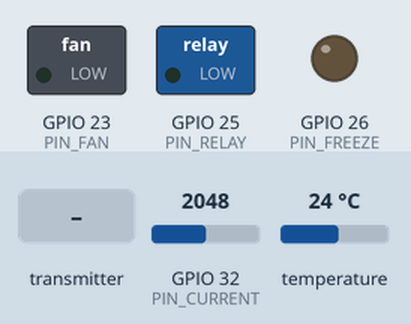
This program was run on a simulated ESP32. Shown: switched loads named in the program (green lamp = pin HIGH), output pins drawn as LEDs (lit = HIGH). Inputs (shaded band) come from the test bench; at power-on: GPIO 32 (PIN_CURRENT) = 2048, temperature 24 °C (analog values on the 0–4095 scale). What the program prints to the serial monitor is not drawn.

Above: at 1.2 s.
1.3 s: the transmitter starts sending turnOn = 1
At 1.7 s:
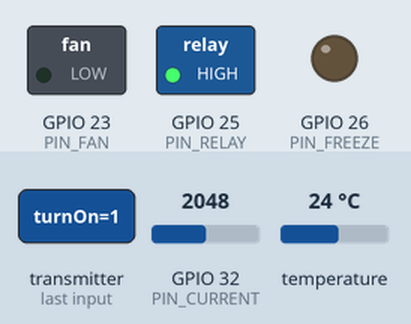
2.8 s: the transmitter starts sending turnOn = 0
At 4.0 s:
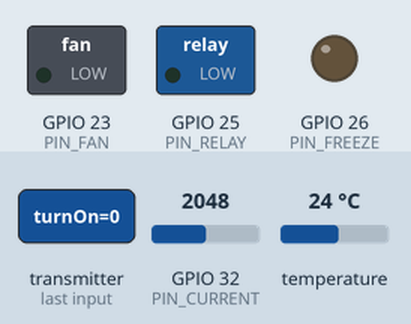
Timing chart, 0 to 5.8 s (numbered marks = the images above; inputs shaded):
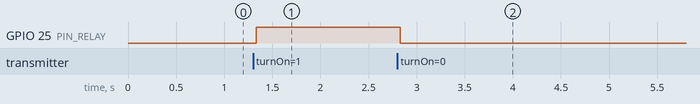

The program:

main.cpp
```cpp
#include <Arduino.h>
#include "PoolController/PoolController.hpp"

PoolController controller;

void setup()
{
  Serial.begin(115200);
  controller.begin();

  String mac = WiFi.macAddress();
  Serial.println("Meine STA-MAC: " + mac);

  String apMac = WiFi.softAPmacAddress();
  Serial.println("Meine AP-MAC:  " + apMac);
}

void loop()
{
  controller.update();
  delay(1000);
}
```

CurrentSensor.cpp
```cpp
#include "CurrentSensor.hpp"
#include <math.h>
#include <driver/adc.h>

CurrentSensor::CurrentSensor(uint8_t p) : pin(p) {}

void CurrentSensor::begin()
{
    pinMode(pin, INPUT);
    analogReadResolution(12);
    analogSetPinAttenuation(pin, ADC_11db);
}

void CurrentSensor::setCalibration(float a_per_v)
{
    aPerVolt = a_per_v;
}

void CurrentSensor::sampleWaveform(float *buf, size_t len, uint32_t intervalUs)
{
    uint64_t sum = 0;
    for (size_t i = 0; i < len; ++i)
    {
        sum += analogRead(pin);
        delayMicroseconds(intervalUs);
    }
    const float meanRaw = float(sum) / float(len);
    const int meanRawInt = int(meanRaw + 0.5f);
    const float mvPerCount = 3300.0f / 4095.0f;
    const float meanMv = meanRaw * mvPerCount;

    for (size_t i = 0; i < len; ++i)
    {
        int raw = analogRead(pin);
        float mv = raw * mvPerCount;
        float acmV = mv - meanMv;
        float v = acmV / 1000.0f;
        buf[i] = v * aPerVolt;
        delayMicroseconds(intervalUs);
    }
}

float CurrentSensor::computeRMS(const float *buf, size_t len)
{
    double sum = 0.0;
    for (size_t i = 0; i < len; ++i)
        sum += double(buf[i]) * double(buf[i]);
    return sqrt(sum / double(len));
}
```

CurrentSensor.hpp
```cpp
#pragma once
#include <Arduino.h>

class CurrentSensor
{
public:
    explicit CurrentSensor(uint8_t p);

    void begin();
    void setCalibration(float a_per_v);
    void sampleWaveform(float *buf, size_t len, uint32_t intervalUs);
    float computeRMS(const float *buf, size_t len);

private:
    uint8_t pin;
    float aPerVolt = 1.0f;
    static constexpr int ADC_RES = 4095;
};
```

DS18B20Sensor.cpp
```cpp
#include "DS18B20Sensor.hpp"
#include <cstring>

DS18B20Sensor::DS18B20Sensor(uint8_t pin, const DeviceAddress &addr)
    : ow(pin), dt(&ow)
{
  memcpy(address, addr, sizeof(DeviceAddress));
}

void DS18B20Sensor::begin()
{
  dt.begin();
}

float DS18B20Sensor::readTemperature()
{
  dt.requestTemperaturesByAddress(address);
  return dt.getTempC(address);
}
```

DS18B20Sensor.hpp
```cpp
#pragma once
#include <OneWire.h>
#include <DallasTemperature.h>

class DS18B20Sensor
{
public:
    DS18B20Sensor(uint8_t pin, const DeviceAddress &addr);
    void begin();
    float readTemperature();

private:
    OneWire ow;
    DallasTemperature dt;
    DeviceAddress address;
};
```

EspNowComm.cpp
```cpp
#include "EspNowComm.hpp"
#include <Arduino.h>
#include <esp_wifi.h>

RecvCallback EspNowComm::recvCb = nullptr;
volatile uint32_t EspNowComm::s_lastHeardMs = 0;

void EspNowComm::begin(const uint8_t peerMac[6], uint8_t channel)
{
    Serial.println("ESP-NOW: Initializing...");

    WiFi.mode(WIFI_STA);
    WiFi.setSleep(false);
    esp_wifi_set_ps(WIFI_PS_NONE);
    setChannel(channel);

    esp_err_t initResult = esp_now_init();
    if (initResult != ESP_OK)
    {
        Serial.printf("ESP-NOW init failed: %d\n", initResult);
        return;
    }
    Serial.println("ESP-NOW init OK");

    memcpy(peerAddr, peerMac, 6);

    esp_now_register_send_cb(onSent);
    esp_now_register_recv_cb(onRecv);

    reAddPeer(channel);

    s_lastHeardMs = 0;
}

void EspNowComm::sendStatus(const PoolData &data)
{
    esp_err_t res = esp_now_send(peerAddr, (uint8_t *)&data, sizeof(data));
    Serial.printf("sendStatus → %s (len=%u)\n", res == ESP_OK ? "OK" : "FAIL", unsigned(sizeof(data)));
}

void EspNowComm::sendCommand(CommandType type, bool turnOn)
{
    ControlCommand cmd{type, turnOn};
    esp_err_t res = esp_now_send(peerAddr, (uint8_t *)&cmd, sizeof(cmd));
    Serial.printf("sendCommand type=%u turnOn=%d → %s (len=%u)\n",
                  unsigned(type), int(turnOn), res == ESP_OK ? "OK" : "FAIL", unsigned(sizeof(cmd)));
}

void EspNowComm::setReceiveCallback(RecvCallback cb)
{
    recvCb = cb;
    Serial.println("ESP-NOW: Receive callback set");
}

void EspNowComm::onSent(const uint8_t *mac, esp_now_send_status_t status)
{
    char macStr[18];
    sprintf(macStr, "%02X:%02X:%02X:%02X:%02X:%02X", mac[0], mac[1], mac[2], mac[3], mac[4], mac[5]);
    Serial.printf("onSent to %s → %s\n", macStr, status == ESP_NOW_SEND_SUCCESS ? "SUCCESS" : "FAIL");
}

void EspNowComm::onRecv(const uint8_t *mac, const uint8_t *data, int len)
{
    char macStr[18];
    sprintf(macStr, "%02X:%02X:%02X:%02X:%02X:%02X", mac[0], mac[1], mac[2], mac[3], mac[4], mac[5]);
    Serial.printf("onRecv from %s, len=%d\n", macStr, len);

    if (len >= (int)sizeof(DiscoverAck))
    {
        const DiscoverAck *a = reinterpret_cast<const DiscoverAck *>(data);
        if (a->magic == DISC_MAGIC && a->kind == DISC_ACK)
        {
            s_lastHeardMs = millis();
            Serial.println("  Got DISC_ACK");
            return;
        }
    }

    if (len == (int)sizeof(ControlCommand) && recvCb)
    {
        ControlCommand cmd;
        memcpy(&cmd, data, sizeof(cmd));
        Serial.printf("  Parsed ControlCommand: type=%u turnOn=%d\n",
                      unsigned(cmd.cmdType), int(cmd.turnOn));
        s_lastHeardMs = millis();
        recvCb(cmd);
    }
    else
    {
        Serial.println("  Received unknown packet or no callback set");
    }
}

void EspNowComm::setChannel(uint8_t ch)
{
    esp_wifi_set_channel(ch, WIFI_SECOND_CHAN_NONE);
    curChannel = ch;
}

bool EspNowComm::reAddPeer(uint8_t ch)
{
    esp_now_del_peer(peerAddr);
    esp_now_peer_info_t peer = {};
    memcpy(peer.peer_addr, peerAddr, 6);
    peer.channel = ch;
    peer.encrypt = false;
    esp_err_t addResult = esp_now_add_peer(&peer);
    Serial.printf("ESP-NOW add_peer (chan %u): %d\n", ch, addResult);
    return addResult == ESP_OK;
}

bool EspNowComm::discoverPeer(uint8_t chFrom, uint8_t chTo,
                              uint32_t perChanMs, uint8_t rounds)
{
    Serial.println("DISCOVERY: scanning channels …");
    uint8_t my[6];
    esp_wifi_get_mac(WIFI_IF_STA, my);

    for (uint8_t r = 0; r < rounds; ++r)
    {
        for (uint8_t ch = chFrom; ch <= chTo; ++ch)
        {
            setChannel(ch);
            reAddPeer(ch);

            DiscoverPing p{};
            p.magic = DISC_MAGIC;
            p.kind = DISC_PING;
            memcpy(p.mac, my, 6);

            esp_now_send(peerAddr, reinterpret_cast<uint8_t *>(&p), sizeof(p));
            uint32_t t0 = millis();

            while (millis() - t0 < perChanMs)
            {
                if (s_lastHeardMs >= t0)
                {
                    Serial.printf("DISCOVERY: lock on channel %u\n", ch);
                    return true;
                }
                delay(2);
            }
        }
    }
    Serial.println("DISCOVERY: no reply");
    return false;
}

uint32_t EspNowComm::millisSinceHeard() const
{
    uint32_t last = s_lastHeardMs;
    if (last == 0)
        return 0xFFFFFFFFu;
    uint32_t now = millis();
    return now >= last ? (now - last) : 0u;
}
```

EspNowComm.hpp
```cpp
#pragma once

#include <esp_now.h>
#include <WiFi.h>
#include <functional>
#include <cstdint>
#include <cstring>
#include <esp_wifi.h>

enum CommandType : uint8_t
{
  Pump = 0,
  Freeze = 1,
  Fan = 2
};

struct ControlCommand
{
  CommandType cmdType;
  bool turnOn;
};

static constexpr size_t WF_SAMPLES = 50;
struct PoolData
{
  float tempIn;
  float tempOut;
  float currentRMS;
  bool pumpOn;
  bool freezeOn;
  bool fanOn;
  float waveform[WF_SAMPLES];
};

using RecvCallback = std::function<void(const ControlCommand &)>;

static constexpr uint32_t DISC_MAGIC = 0x504F4F4Cu;

enum : uint8_t
{
  DISC_PING = 1,
  DISC_ACK = 2
};

struct __attribute__((packed)) DiscoverPing
{
  uint32_t magic;
  uint8_t kind;
  uint8_t mac[6];
};

struct __attribute__((packed)) DiscoverAck
{
  uint32_t magic;
  uint8_t kind;
  uint8_t mac[6];
};

class EspNowComm
{
public:
  void begin(const uint8_t peerMac[6], uint8_t wifiChannel);
  void sendStatus(const PoolData &data);
  void sendCommand(CommandType type, bool turnOn);
  void setReceiveCallback(RecvCallback cb);

  bool discoverPeer(uint8_t chFrom = 1, uint8_t chTo = 13,
                    uint32_t perChanMs = 60, uint8_t rounds = 2);
  uint32_t millisSinceHeard() const;
  uint8_t currentChannel() const { return curChannel; }

private:
  static void onSent(const uint8_t *mac, esp_now_send_status_t status);
  static void onRecv(const uint8_t *mac, const uint8_t *data, int len);
  static RecvCallback recvCb;

  static volatile uint32_t s_lastHeardMs;

  uint8_t peerAddr[6]{};
  uint8_t curChannel = 1;

  void setChannel(uint8_t ch);
  bool reAddPeer(uint8_t ch);
};
```

PoolController.cpp
```cpp
#include "PoolController.hpp"

static constexpr uint8_t PIN_ONEWIRE = 18;
static constexpr uint8_t PIN_RELAY = 25;
static constexpr uint8_t PIN_CURRENT = 32;
static constexpr uint8_t PIN_FREEZE = 26;
static constexpr uint8_t PIN_FAN = 23;
static constexpr uint8_t GATEWAY_MAC[6] = {0xF8, 0xB3, 0xB7, 0x47, 0xE0, 0x28}; // F8:B3:B7:47:E0:28

PoolController::PoolController()
    : tempIn(PIN_ONEWIRE, ADDRESS_REIN),
      tempOut(PIN_ONEWIRE, ADDRESS_RAUS),
      current(PIN_CURRENT),
      pumpRelay(PIN_RELAY),
      freezeRelay(PIN_FREEZE),
      fanRelay(PIN_FAN),
      comm() {}

void PoolController::begin()
{
    tempIn.begin();
    tempOut.begin();
    current.begin();
    pumpRelay.begin();
    freezeRelay.begin();
    fanRelay.begin();
    const uint8_t START_CHANNEL = 1;
    comm.begin(GATEWAY_MAC, START_CHANNEL);
    comm.setReceiveCallback([this](const ControlCommand &c){ onControlCommand(c); });
   // comm.discoverPeer();
}


void PoolController::update()
{
   // if (comm.millisSinceHeard() > CONNECTION_TIMEOUT_MS) {
   //     failSafe();
   //     comm.discoverPeer();
   // }

    float tIn, tOut, rms;
    readSensors(tIn, tOut, rms);
    PoolData d;
    d.tempIn = tIn;
    d.tempOut = tOut;
    d.currentRMS = rms;
    d.pumpOn = pumpRelay.isOn();
    d.freezeOn = freezeRelay.isOn();
    d.fanOn = fanRelay.isOn();
    memcpy(d.waveform, waveform, sizeof(waveform));
    comm.sendStatus(d);
    Serial.printf("Temp In: %.2f °C, Temp Out: %.2f °C, RMS: %.2f A (ch=%u)\n", tIn, tOut, rms, comm.currentChannel());
}

void PoolController::onControlCommand(const ControlCommand &c)
{
    switch (c.cmdType)
    {
    case CommandType::Pump:   c.turnOn ? pumpRelay.on()   : pumpRelay.off();   break;
    case CommandType::Freeze: c.turnOn ? freezeRelay.on() : freezeRelay.off(); break;
    case CommandType::Fan:    c.turnOn ? fanRelay.on()    : fanRelay.off();    break;
    }
}

void PoolController::failSafe()
{
    static bool once = false;
    if (!once)
    {
        pumpRelay.off();
        freezeRelay.off();
        fanRelay.off();
        once = true;
    }
}

void PoolController::readSensors(float &tIn, float &tOut, float &rms)
{
    tIn = tempIn.readTemperature();
    tOut = tempOut.readTemperature();
    current.sampleWaveform(waveform, WF_SAMPLES, SAMPLE_INTERVAL_US);
    rms = current.computeRMS(waveform, WF_SAMPLES);
}
```

PoolController.hpp
```cpp
#pragma once
#include <Arduino.h>
#include "DS18B20Sensor/DS18B20Sensor.hpp"
#include "CurrentSensor/CurrentSensor.hpp"
#include "Relay/Relay.hpp"
#include "EspNowComm/EspNowComm.hpp"
#include <esp_wifi.h>

static constexpr uint32_t SAMPLE_INTERVAL_US = 20000u / WF_SAMPLES;
static constexpr uint32_t CONNECTION_TIMEOUT_MS = 30000u;

static const DeviceAddress ADDRESS_REIN = {0x28, 0x61, 0x64, 0x0A, 0x48, 0x79, 0x0B, 0xCF}; // Rein sensor address
static const DeviceAddress ADDRESS_RAUS = {0x28, 0x61, 0x64, 0x0A, 0x48, 0x4B, 0xD0, 0x04}; // Raus sensor address

class PoolController
{
public:
    PoolController();
    void begin();
    void update();

private:
    DS18B20Sensor tempIn, tempOut;
    CurrentSensor current;
    Relay pumpRelay, freezeRelay, fanRelay;
    EspNowComm comm;
    uint32_t lastRecvTime = 0;
    float waveform[WF_SAMPLES];
    void onControlCommand(const ControlCommand &cmd);
    void failSafe();
    void readSensors(float &tIn, float &tOut, float &rms);
};
```

Relay.cpp
```cpp
#include "Relay.hpp"

Relay::Relay(uint8_t p) : pin(p) {}

void Relay::begin()
{
    pinMode(pin, OUTPUT);
    off();
}

void Relay::on()
{
    digitalWrite(pin, HIGH);
    state = true;
}

void Relay::off()
{
    digitalWrite(pin, LOW);
    state = false;
}

bool Relay::isOn() const
{
    return state;
}
```

Relay.hpp
```cpp
#pragma once
#include <Arduino.h>

class Relay
{
public:
    explicit Relay(uint8_t pin);
    void begin();
    void on();
    void off();
    bool isOn() const;

private:
    uint8_t pin;
    bool state = false;
};
```

Measured:
- after the input at 1.3 s, GPIO 25 (PIN_RELAY): LOW → HIGH at once
- after the input at 2.8 s, GPIO 25 (PIN_RELAY): HIGH → LOW at once
